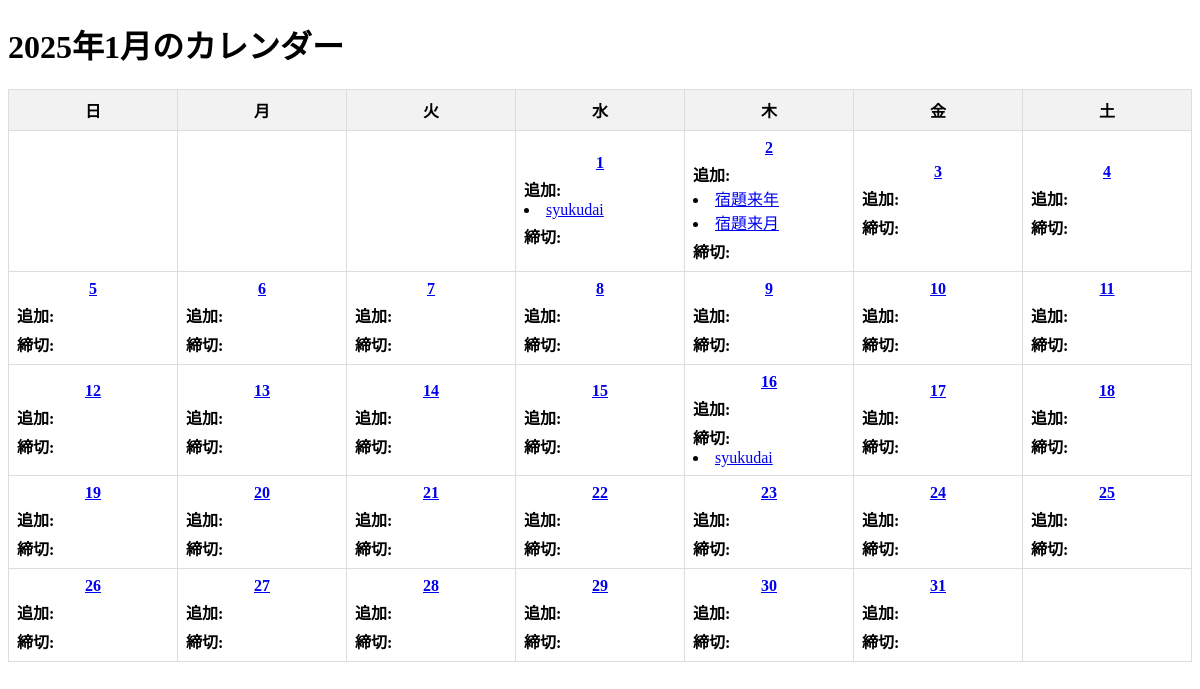
Before: / with the older database file.
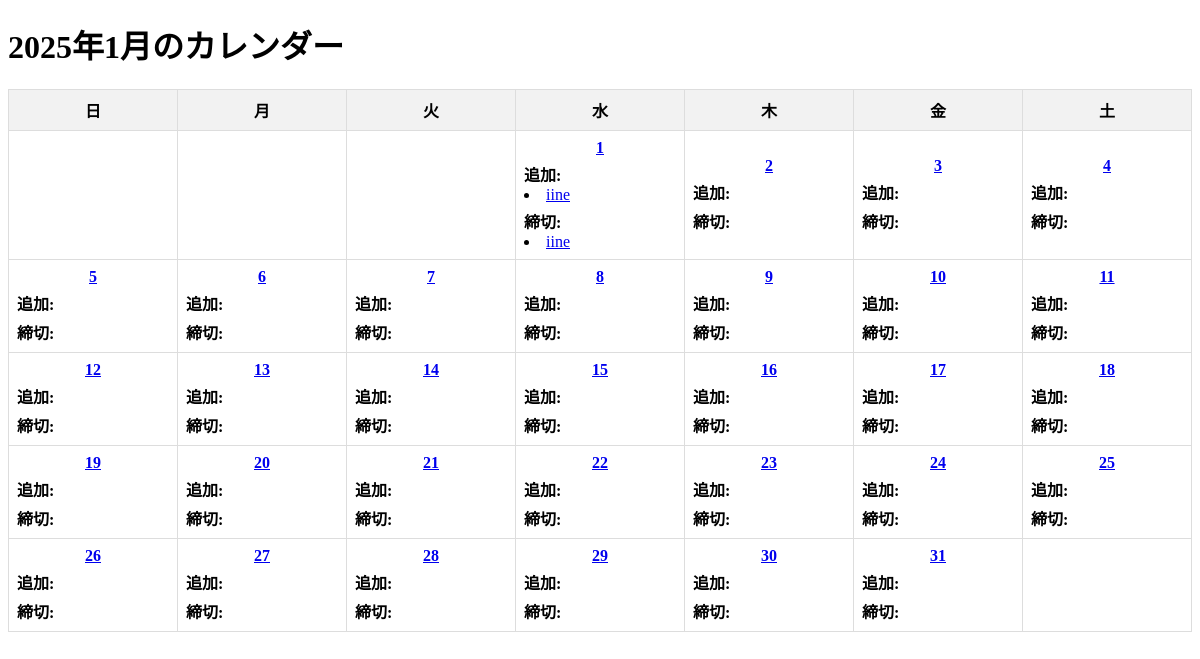
After: the same page with the newer database file.
### models/ToDo.py (models this page shows)
class ToDo(Model):
    todo = CharField()
    a_day = DateField() #追加日
    c_day = DateField() #締切日
    class Meta:
        database = db

### app.py (the view)
@app.route('/')
def index():
    now = datetime.now()
    year = now.year
    month = now.month
    cal = calendar.Calendar(firstweekday=6)
    month_days = cal.monthdayscalendar(year, month)
    Atodo = {}
    Ctodo = {}
    for i in range(1, 32):
        try:
            today = datetime(year, month, i).date()
        except ValueError:
            continue  # 日付が無効な場合（例: 2月30日）、スキップする
        Atodo[i] = list(ToDo.select().where(ToDo.a_day == today))
        Ctodo[i] = list(ToDo.select().where(ToDo.c_day == today))
    return render_template('home.html', year=year, month=month, month_days=month_days, Atodo=Atodo, Ctodo=Ctodo)

### templates/home.html (shortened to what this page needs)
<!DOCTYPE html>
<html lang="ja">
<head>
</head>
<body>
    <h1>{{ year }}年{{ month }}月のカレンダー</h1>
    <table>
        <thead>
            <tr>
                <th>日</th>
                <th>月</th>
                <th>火</th>
                <th>水</th>
                <th>木</th>
                <th>金</th>
                <th>土</th>
            </tr>
        </thead>
        <tbody>
            {% for week in month_days %}
                <tr>
                    {% for day in week %}
                        {% if day == 0 %}
                        <td></td>
                        {% else %}
                        <td>
                            <a href="{{ url_for('day_data.day_data', year=year, month=month, data=day) }}">
                                <strong>{{ day }}</strong>
                            </a>
                            <div style="text-align: left; margin-top: 5px;">
                                <strong>追加:</strong><br>
                                {% for todo in Atodo.get(day, []) %}
                                    <li>
                                        <a class="todo" href="{{ url_for('todo.todo', year=year, month=month, day=day) }}">
                                            {{ todo.todo }}
                                        </a><br>
                                    </li>
                                {% endfor %}
                            </div>
                            <div style="text-align: left; margin-top: 5px;">
                                <strong>締切:</strong><br>
                                {% for todo in Ctodo.get(day, []) %}
                                    <li>
                                        <a class="todo" href="{{ url_for('todo.todo', year=year, month=month, day=day) }}">
                                        {{ todo.todo }}
                                        </a><br>
                                    </li>
                                {% endfor %}
                            </div>
                        </td>
                        {% endif %}
                    {% endfor %}
                </tr>
            {% endfor %}
        </tbody>
    </table>
</body>
</html>

Changed rows visible on the page:
removed ToDo: todo "宿題来年", shown under "2"
removed ToDo: todo "宿題来月", shown under "2"
changed ToDo: todo "syukudai" → "iine"; moves from the list under "16" to the list under "1"
